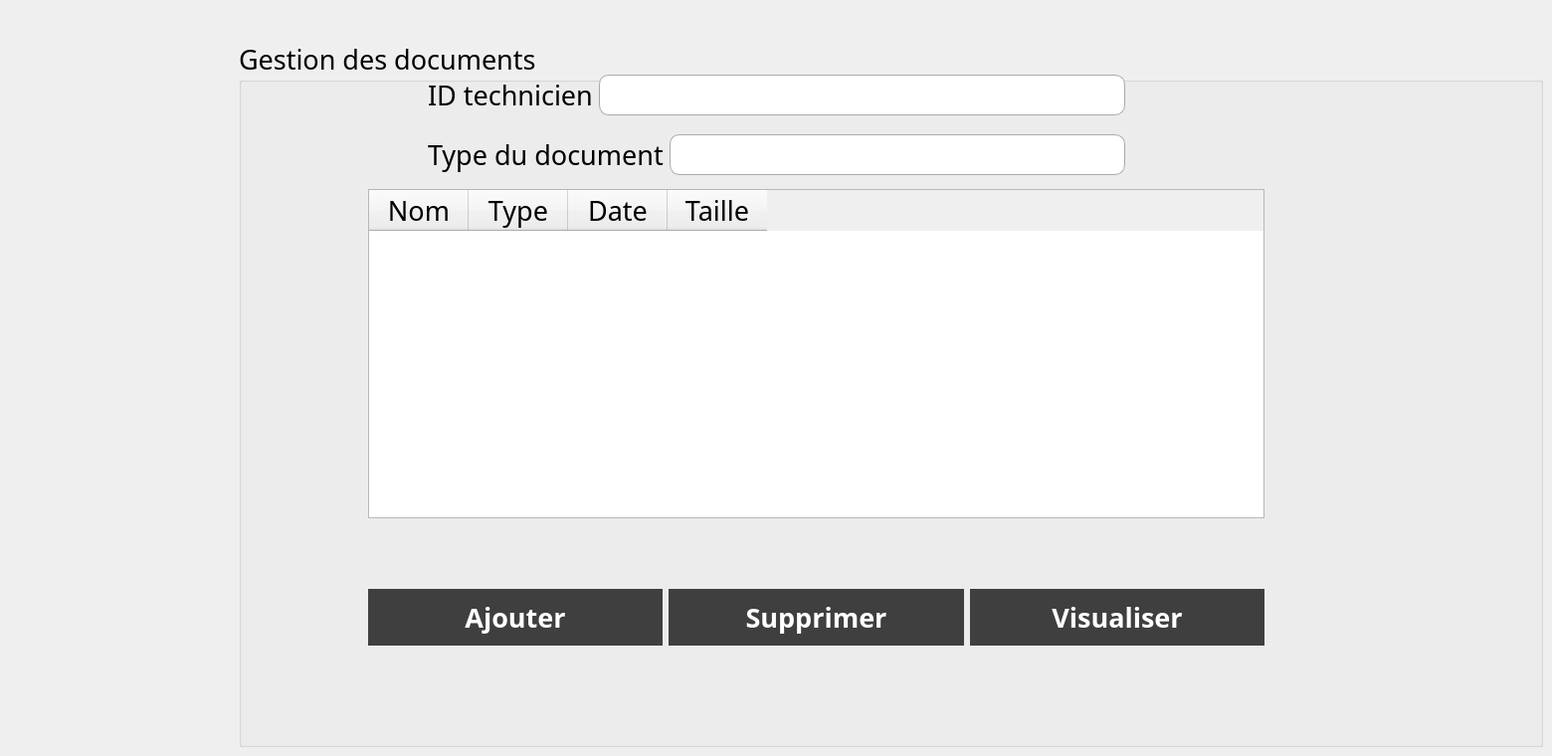
    <widget class="QWidget" name="tab_8">
     <attribute name="title">
      <string>Gestion des documents</string>
     </attribute>
     <widget class="QGroupBox" name="groupBoxDocuments">
      <property name="geometry">
       <rect>
        <x>240</x>
        <y>40</y>
        <width>1311</width>
        <height>711</height>
       </rect>
      </property>
      <property name="font">
       <font>
        <family>Agency FB</family>
        <pointsize>20</pointsize>
       </font>
      </property>
      <property name="title">
       <string>Gestion des documents</string>
      </property>
      <widget class="QTableWidget" name="documentsTable">
       <property name="geometry">
        <rect>
         <x>130</x>
         <y>150</y>
         <width>901</width>
         <height>331</height>
        </rect>
       </property>
       <property name="selectionMode">
        <enum>QAbstractItemView::SingleSelection</enum>
       </property>
       <property name="selectionBehavior">
        <enum>QAbstractItemView::SelectRows</enum>
       </property>
       <property name="horizontalScrollMode">
        <enum>QAbstractItemView::ScrollPerPixel</enum>
       </property>
       <property name="columnCount">
        <number>4</number>
       </property>
       <attribute name="horizontalHeaderCascadingSectionResizes">
        <bool>true</bool>
       </attribute>
       <column>
        <property name="text">
         <string>Nom</string>
        </property>
       </column>
       <column>
        <property name="text">
         <string>Type</string>
        </property>
       </column>
       <column>
        <property name="text">
         <string>Date</string>
        </property>
       </column>
       <column>
        <property name="text">
         <string>Taille</string>
        </property>
       </column>
      </widget>
      <widget class="QWidget" name="layoutWidget">
       <property name="geometry">
        <rect>
         <x>190</x>
         <y>30</y>
         <width>701</width>
         <height>51</height>
        </rect>
       </property>
       <layout class="QHBoxLayout" name="horizontalLayout_18">
        <item>
         <widget class="QLabel" name="label_23">
          <property name="font">
           <font>
            <family>Agency FB</family>
            <pointsize>20</pointsize>
            <weight>50</weight>
            <bold>false</bold>
           </font>
          </property>
          <property name="text">
           <string>ID technicien</string>
          </property>
         </widget>
        </item>
        <item>
         <widget class="QLineEdit" name="idTechDoc">
          <property name="styleSheet">
           <string notr="true">QLineEdit {
    font-family: 'Agency FB';     /* Police Agency FB */
    font-size: 14pt;              /* Taille de la police */
    border: 1px solid #A9A9A9;    /* Bordure grise (#A9A9A9 pour gris clair) */
    padding: 5px;                 /* Espacement interne pour le texte */
    border-radius: 10px;          /* Rayon pour arrondir les coins */
}</string>
          </property>
         </widget>
        </item>
       </layout>
      </widget>
      <widget class="QWidget" name="layoutWidget">
       <property name="geometry">
        <rect>
         <x>190</x>
         <y>90</y>
         <width>701</width>
         <height>51</height>
        </rect>
       </property>
       <layout class="QHBoxLayout" name="horizontalLayout_19">
        <item>
         <widget class="QLabel" name="label_22">
          <property name="font">
           <font>
            <family>Agency FB</family>
            <pointsize>20</pointsize>
            <weight>50</weight>
            <bold>false</bold>
           </font>
          </property>
          <property name="text">
           <string>Type du document</string>
          </property>
         </widget>
        </item>
        <item>
         <widget class="QLineEdit" name="typeDocument">
          <property name="styleSheet">
           <string notr="true">QLineEdit {
    font-family: 'Agency FB';     /* Police Agency FB */
    font-size: 14pt;              /* Taille de la police */
    border: 1px solid #A9A9A9;    /* Bordure grise (#A9A9A9 pour gris clair) */
    padding: 5px;                 /* Espacement interne pour le texte */
    border-radius: 10px;          /* Rayon pour arrondir les coins */
}</string>
          </property>
         </widget>
        </item>
       </layout>
      </widget>
      <widget class="QWidget" name="layoutWidget">
       <property name="geometry">
        <rect>
         <x>130</x>
         <y>490</y>
         <width>901</width>
         <height>181</height>
        </rect>
       </property>
       <layout class="QHBoxLayout" name="horizontalLayout_20">
        <item>
         <widget class="QPushButton" name="ajouterDocument">
          <property name="font">
           <font>
            <family>Agency FB</family>
            <pointsize>20</pointsize>
            <weight>75</weight>
            <bold>true</bold>
           </font>
          </property>
          <property name="styleSheet">
           <string notr="true">QPushButton {
    background-color: #3F3F3F;
    color: white;
    border: none;
    padding: 10px;
    
}

QPushButton:hover {
    background-color: #B81F25;
    border-radius: 15px; /* Rayon pour arrondir les coins lors du survol */
}

QPushButton:pressed {
    background-color: #B81F25;
    border-radius: 10px; /* Rayon pour arrondir les coins lors du clic */
}</string>
          </property>
          <property name="text">
           <string>Ajouter</string>
          </property>
         </widget>
        </item>
        <item>
         <widget class="QPushButton" name="supprimerDocument">
          <property name="font">
           <font>
            <family>Agency FB</family>
            <pointsize>20</pointsize>
            <weight>75</weight>
            <bold>true</bold>
           </font>
          </property>
          <property name="styleSheet">
           <string notr="true">QPushButton {
    background-color: #3F3F3F;
    color: white;
    border: none;
    padding: 10px;
    
}

QPushButton:hover {
    background-color: #B81F25;
    border-radius: 15px; /* Rayon pour arrondir les coins lors du survol */
}

QPushButton:pressed {
    background-color: #B81F25;
    border-radius: 10px; /* Rayon pour arrondir les coins lors du clic */
}</string>
          </property>
          <property name="text">
           <string>Supprimer</string>
          </property>
         </widget>
        </item>
        <item>
         <widget class="QPushButton" name="visualiserDocument">
          <property name="font">
           <font>
            <family>Agency FB</family>
            <pointsize>20</pointsize>
            <weight>75</weight>
            <bold>true</bold>
           </font>
          </property>
          <property name="styleSheet">
           <string notr="true">QPushButton {
    background-color: #3F3F3F;
    color: white;
    border: none;
    padding: 10px;
    
}

QPushButton:hover {
    background-color: #B81F25;
    border-radius: 15px; /* Rayon pour arrondir les coins lors du survol */
}

QPushButton:pressed {
    background-color: #B81F25;
    border-radius: 10px; /* Rayon pour arrondir les coins lors du clic */
}</string>
          </property>
          <property name="text">
           <string>Visualiser</string>
          </property>
         </widget>
        </item>
       </layout>
      </widget>
     </widget>
    </widget>
